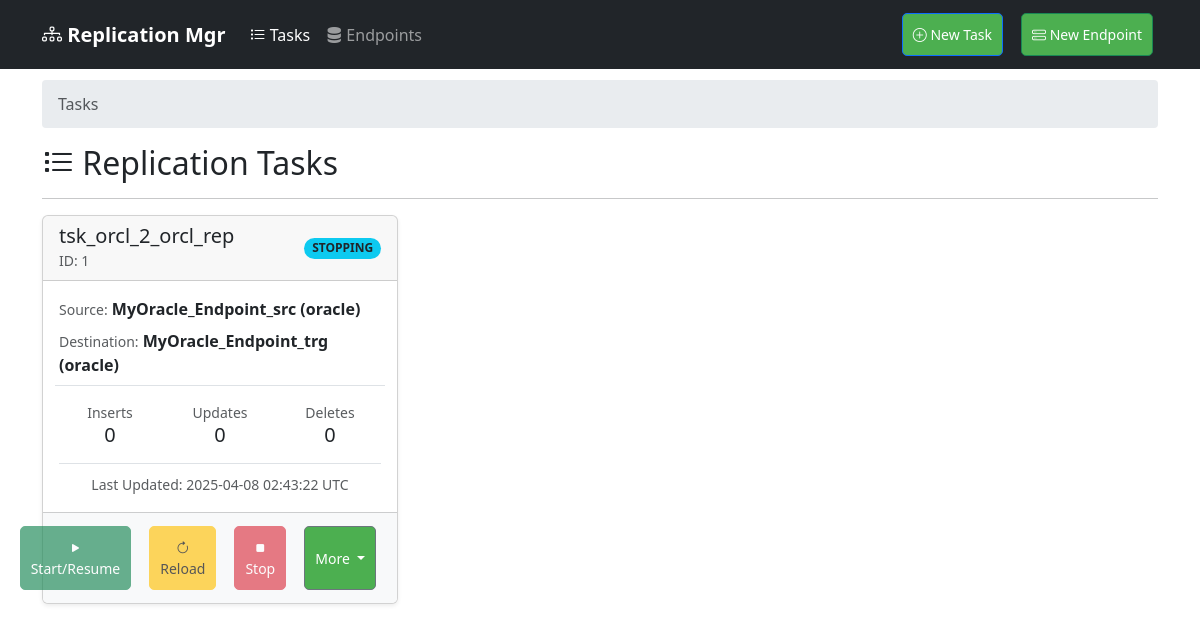
Before: / with the older database file.
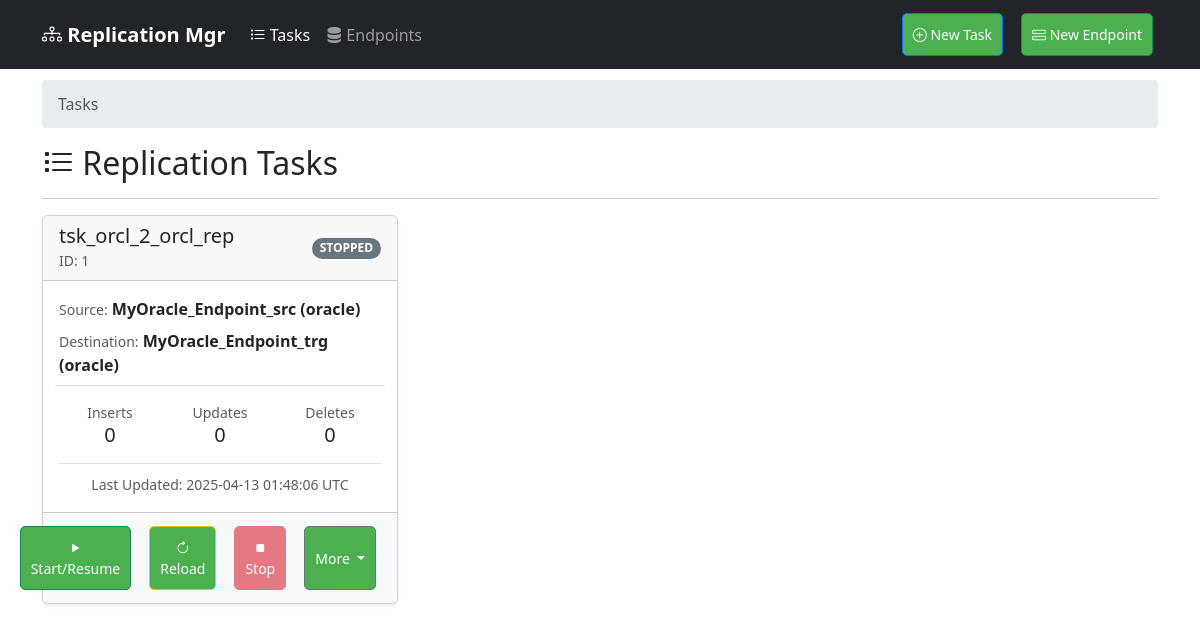
After: the same page with the newer database file.
### app/models/task.py (models this page shows, shortened)
class ReplicationTask(db.Model):
    __tablename__ = 'replication_task'
    id = db.Column(db.Integer, primary_key=True)
    name = db.Column(db.String(120), unique=True, nullable=False)
    source_id = db.Column(db.Integer, db.ForeignKey('endpoint.id'), nullable=False)
    destination_id = db.Column(db.Integer, db.ForeignKey('endpoint.id'), nullable=False)
    cdc_type = db.Column(db.String(20))
    cdc_config = db.Column(db.JSON)
    status = db.Column(db.String(20), default='stopped')
    options = db.Column(db.JSON)
    last_position = db.Column(db.JSON)
    created_at = db.Column(db.DateTime, default=lambda: datetime.now(timezone.utc))
    last_updated = db.Column(db.DateTime,
                             default=lambda: datetime.now(timezone.utc),
                             onupdate=lambda: datetime.now(timezone.utc))
    tables = db.Column(db.JSON)  # Store selected tables
    initial_load = db.Column(db.Boolean, default=False)
    create_tables = db.Column(db.Boolean, default=True)
    replication_mode = db.Column(db.String(20), default='full')  # full/partial
    merge_enabled = db.Column(db.Boolean, default=True)
    metrics = db.Column(db.JSON, default={  # Initialize metrics with default values
        'inserts': 0,
        'updates': 0,
        'deletes': 0,
        'bytes_processed': 0,
        'latency': 0,
        'last_updated': datetime.utcnow().isoformat(),
        'last_position': 0
    })
    celery_task_id = db.Column(db.String(255), nullable=True, index=True)  # Example field
    source = db.relationship('Endpoint', foreign_keys=[source_id], backref='source_tasks')
    destination = db.relationship('Endpoint', foreign_keys=[destination_id], backref='destination_tasks')

### app/models/endpoint.py (models this page shows, shortened)
class Endpoint(db.Model):
    id = db.Column(db.Integer, primary_key=True)
    name = db.Column(db.String(100), nullable=False)
    type = db.Column(db.String(20), nullable=False)  # oracle, mysql, bigquery
    username = db.Column(db.String(100), nullable=False)
    password = db.Column(db.String(100), nullable=False)
    host = db.Column(db.String(100))  # For oracle/mysql
    port = db.Column(db.Integer)  # For oracle/mysql
    service_name = db.Column(db.String(100))  # For oracle
    dataset = db.Column(db.String(100))  # For bigquery
    credentials_json = db.Column(db.Text)  # For bigquery
    database = db.Column(db.String(100))  # For mysql
    created_at = db.Column(db.DateTime, default=db.func.now())
    target_schema = db.Column(db.String(100))  # New field for target schema
    endpoint_type = db.Column(db.String(20), nullable=False, default='source')  # source or target

### app/web/routes.py (the view)
@bp.route('/')
def dashboard():
    tasks = ReplicationTask.query.order_by(ReplicationTask.created_at.desc()).all()
    breadcrumbs = [{'url': None, 'text': 'Tasks'}]
    return render_template('dashboard.html', tasks=tasks, breadcrumbs=breadcrumbs, current_page='tasks')

### app/web/templates/dashboard.html (shortened to what the changed rows need)
{% extends "base.html" %}
{% block content %}
    <h2><i class="bi bi-list-task"></i> Replication Tasks</h2>
    <div class="row row-cols-1 row-cols-md-2 row-cols-lg-3 g-4 mb-4" id="task-monitor">
        {% for task in tasks %}
        <div class="col" data-task-id="{{ task.id }}">
            <div class="card h-100 shadow-sm">
              <div class="card-header d-flex justify-content-between align-items-center">
                 <div>
                    <h5 class="mb-0 card-title">{{ task.name }}</h5>
                    <small class="text-muted">ID: {{ task.id }}</small>
                 </div>
                 <span class="task-status-badge badge rounded-pill
                       {% if task.status == 'running' %} bg-success
                       {% elif task.status == 'stopped' %} bg-secondary
                       {% elif task.status == 'failed' %} bg-danger
                       {% elif task.status == 'pending' %} bg-warning text-dark
                       {% elif task.status == 'stopping' %} bg-info text-dark
                       {% elif task.status == 'completed' %} bg-primary
                       {% else %} bg-light text-dark {% endif %}">
                       {{ task.status | upper if task.status else 'UNKNOWN' }}
                 </span>
              </div>
              <div class="card-body">
                    <div class="mb-2">
                        <small class="text-muted">Source:</small>
                        <span class="fw-bold">{{ task.source.name if task.source else 'N/A' }} ({{ task.source.type if task.source else 'N/A' }})</span>
                    </div>
                     <div class="mb-3">
                        <small class="text-muted">Destination:</small>
                        <span class="fw-bold">{{ task.destination.name if task.destination else 'N/A' }} ({{ task.destination.type if task.destination else 'N/A' }})</span>
                    </div>
                    <div class="row g-2 mb-3 text-center border-top pt-2">
                        <div class="col">
                            <small class="text-muted d-block">Inserts</small>
                            <div class="h5 mb-0" data-metric="inserts">{{ task.metrics.inserts | default('--') if task.metrics else '--' }}</div>
                        </div>
                         <div class="col">
                            <small class="text-muted d-block">Updates</small>
                            <div class="h5 mb-0" data-metric="updates">{{ task.metrics.updates | default('--') if task.metrics else '--' }}</div>
                        </div>
                        <div class="col">
                            <small class="text-muted d-block">Deletes</small>
                            <div class="h5 mb-0" data-metric="deletes">{{ task.metrics.deletes | default('--') if task.metrics else '--' }}</div>
                        </div>
                    </div>
                    <div class="text-muted text-center border-top pt-2">
                        <small data-metric="last_updated">
                            Last Updated: {{ task.last_updated.strftime('%Y-%m-%d %H:%M:%S') if task.last_updated else 'Never' }} UTC
                        </small>
                    </div>
              </div>
              <div class="card-footer bg-light">
                 <div class="d-flex justify-content-end gap-2">
                     <button class="btn btn-success btn-sm run-btn" data-task-id="{{ task.id }}" {% if task.status=='running' or task.status =='pending' or task.status =='stopping' %}disabled{% endif %}>
                         <i class="bi bi-play-fill"></i> Start/Resume
                     </button>
                     <button class="btn btn-warning btn-sm reload-btn" data-task-id="{{ task.id }}" {% if task.status =='running' or task.status =='pending' or task.status =='stopping' %}disabled{% endif %}>
                         <i class="bi bi-arrow-clockwise"></i> Reload
                     </button>
                     <button class="btn btn-danger btn-sm stop-btn" data-task-id="{{ task.id }}" {% if task.status !='running' and task.status != 'pending' %}disabled{% endif %}>
                         <i class="bi bi-stop-fill"></i> Stop
                     </button>
                     <div class="btn-group">
                       <button type="button" class="btn btn-secondary btn-sm dropdown-toggle" data-bs-toggle="dropdown" aria-expanded="false">
                         More
                       </button>
                     </div>
                 </div>
              </div>
            </div>
        </div>
        {% else %}
        <div class="col-12">
            <div class="alert alert-info" role="alert">
                No replication tasks found. Click "New Task" to create one.
            </div>
        </div>
        {% endfor %}
    </div>
{% endblock %}

Changed rows visible on the page:
changed ReplicationTask "tsk_orcl_2_orcl_rep": status "STOPPING" → "STOPPED"; last_updated "2025-04-08 02:43:22" → "2025-04-13 01:48:06"
